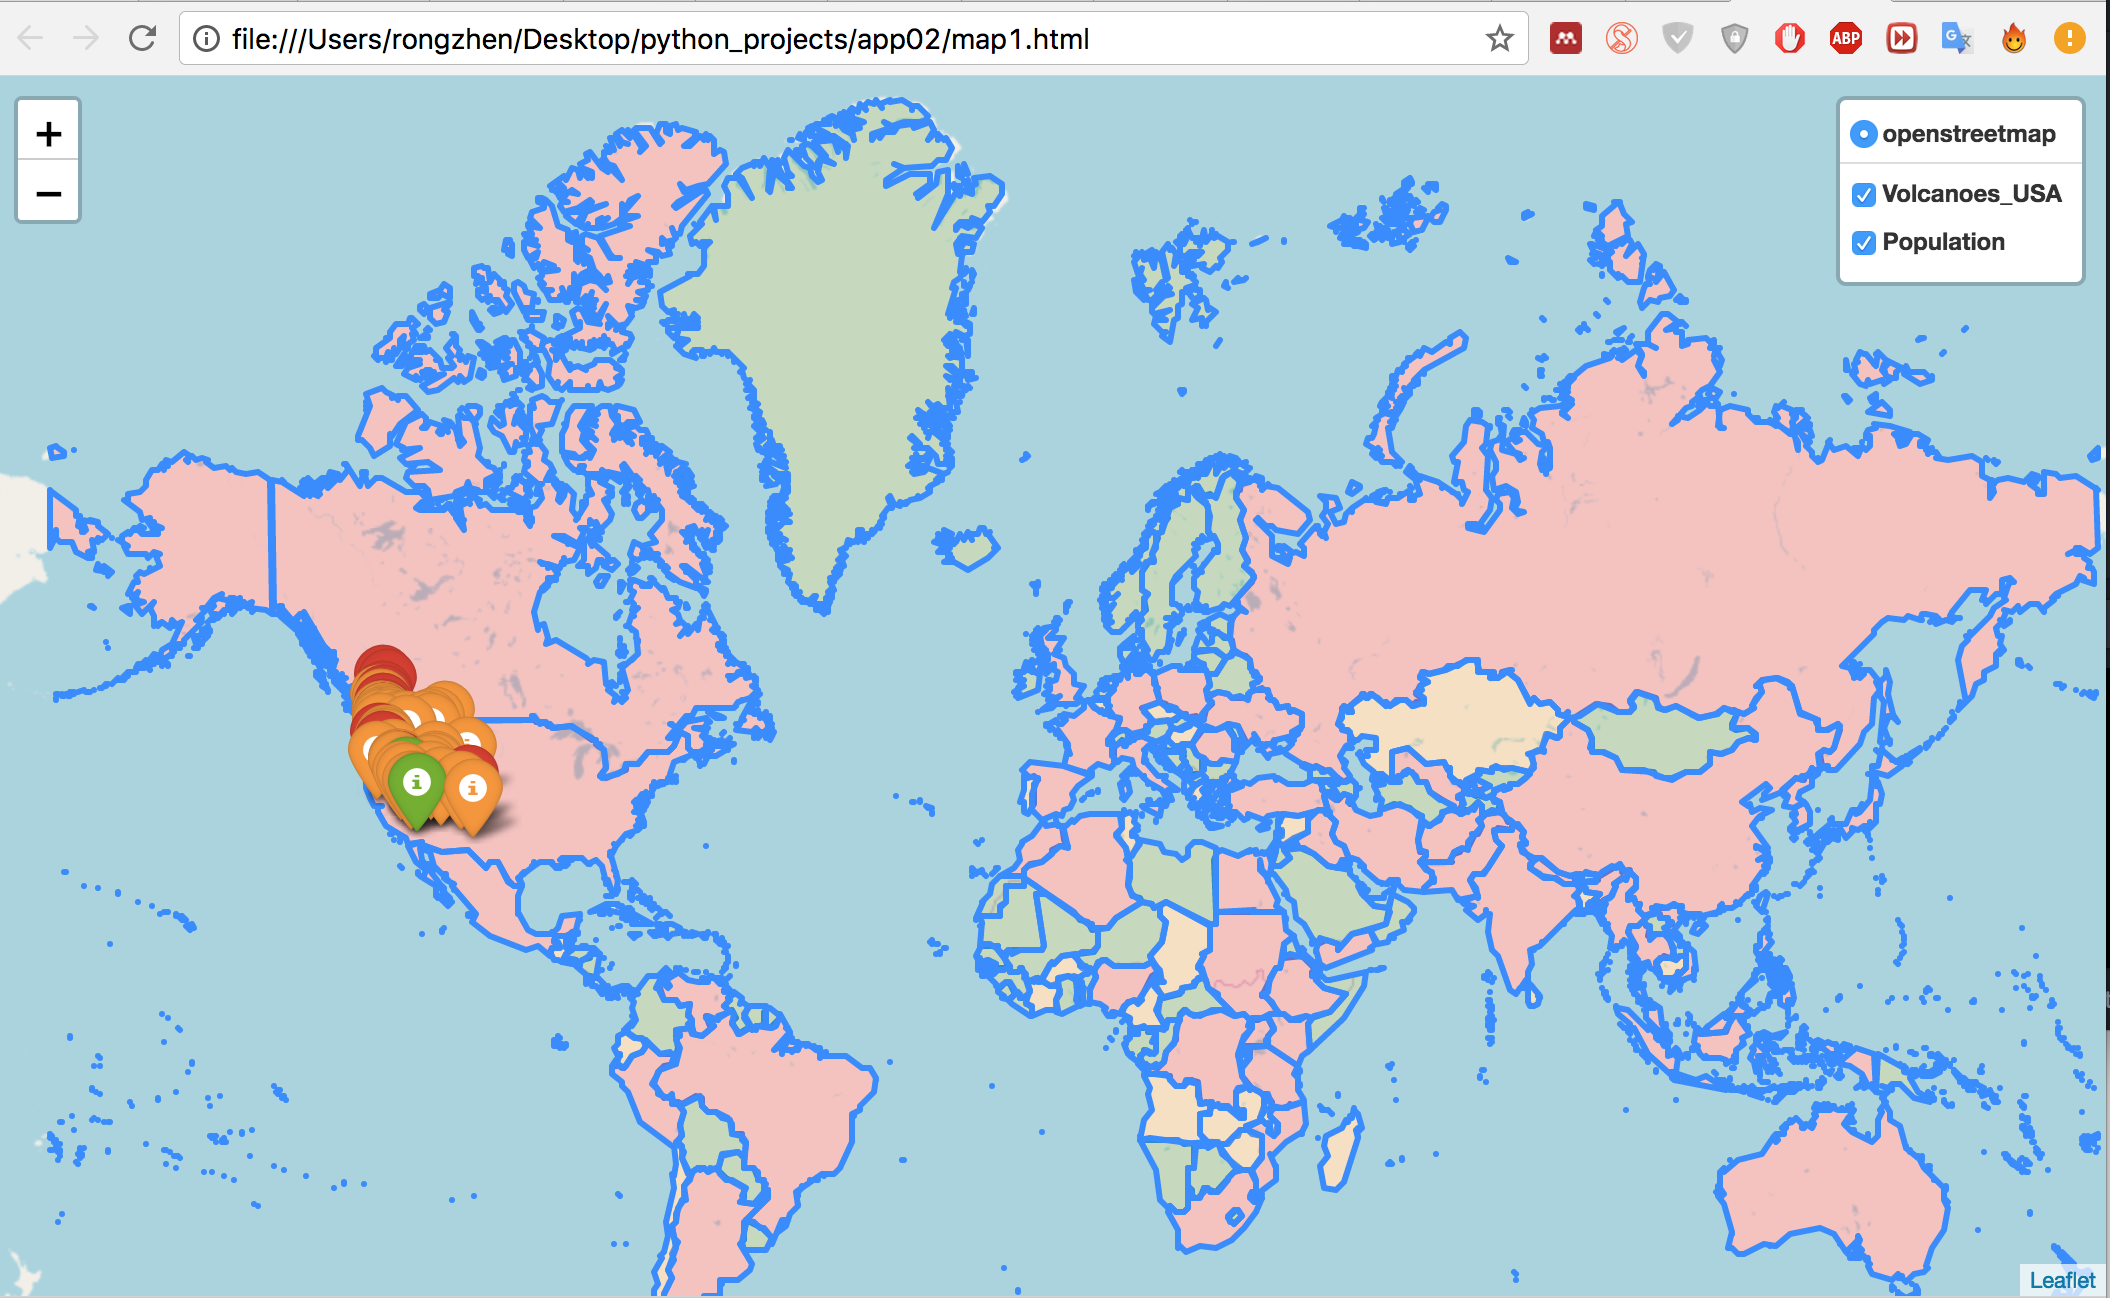

Generate this figure with Python:
import folium as fl
import pandas as pd

def genColor(v):
    if v <= 1000:
        return "green"
    elif 1000 < v <= 3000:
        return "orange"
    else:
        return "red"

data=pd.read_csv('Volcanoes_USA.txt')

lat = list(data["LAT"])
lon = list(data["LON"])

elv = list(data["ELEV"])


map1 = fl.Map(location=(48.7767982,-121.8109970),zoom_start=10, tiles="OpenStreetMap")

fgv = fl.FeatureGroup(name = "Volcanoes_USA")
for lt, ln, el in zip(lat, lon, elv):
    fgv.add_child(fl.Marker(location = (lt,ln), popup = str(el)+" meters", icon = fl.Icon(color = genColor(el))))
    #fg.add_child(fl.Circle(location = (lt,ln), radius = 10000, popup = str(el), fill_opacity = 1, color = genColor(el), fill = True, fill_color = genColor(el)))

fgp = fl.FeatureGroup(name = "Population")
fgp.add_child(fl.GeoJson(data=open("world.json",'r',encoding='UTF-8-sig').read(),
 style_function=lambda x: {'fillColor':"green" if x['properties']['POP2005']<1E7
 else "orange" if 1E7 < x['properties']['POP2005'] < 2E7 else "red"}))

map1.add_child(fgv)
map1.add_child(fgp)

map1.add_child(fl.LayerControl())

map1.save("map1.html")
